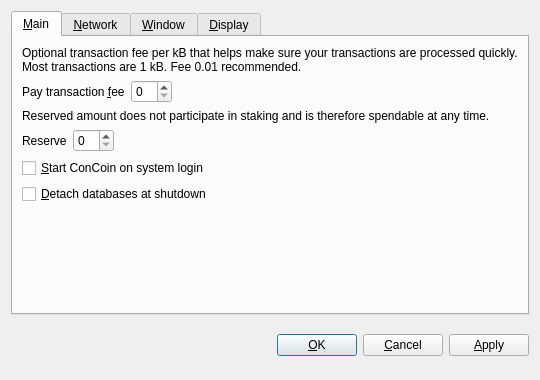
<?xml version="1.0" encoding="UTF-8"?>
<ui version="4.0">
 <class>OptionsDialog</class>
 <widget class="QDialog" name="OptionsDialog">
  <property name="geometry">
   <rect>
    <x>0</x>
    <y>0</y>
    <width>540</width>
    <height>380</height>
   </rect>
  </property>
  <property name="windowTitle">
   <string>Options</string>
  </property>
  <property name="modal">
   <bool>true</bool>
  </property>
  <layout class="QVBoxLayout" name="verticalLayout">
   <item>
    <widget class="QTabWidget" name="tabWidget">
     <property name="tabPosition">
      <enum>QTabWidget::North</enum>
     </property>
     <property name="currentIndex">
      <number>0</number>
     </property>
     <widget class="QWidget" name="tabMain">
      <attribute name="title">
       <string>&amp;Main</string>
      </attribute>
      <layout class="QVBoxLayout" name="verticalLayout_Main">
       <item>
        <widget class="QLabel" name="transactionFeeInfoLabel">
         <property name="text">
          <string>Optional transaction fee per kB that helps make sure your transactions are processed quickly. Most transactions are 1 kB. Fee 0.01 recommended.</string>
         </property>
         <property name="textFormat">
          <enum>Qt::PlainText</enum>
         </property>
         <property name="wordWrap">
          <bool>true</bool>
         </property>
        </widget>
       </item>
       <item>
        <layout class="QHBoxLayout" name="horizontalLayoutFee">
         <item>
          <widget class="QLabel" name="transactionFeeLabel">
           <property name="text">
            <string>Pay transaction &amp;fee</string>
           </property>
           <property name="textFormat">
            <enum>Qt::PlainText</enum>
           </property>
           <property name="buddy">
            <cstring>transactionFee</cstring>
           </property>
          </widget>
         </item>
         <item>
          <widget class="BitcoinAmountField" name="transactionFee"/>
         </item>
         <item>
          <spacer name="horizontalSpacerFee">
           <property name="orientation">
            <enum>Qt::Horizontal</enum>
           </property>
           <property name="sizeHint" stdset="0">
            <size>
             <width>40</width>
             <height>20</height>
            </size>
           </property>
          </spacer>
         </item>
        </layout>
       </item>
       <item>
        <widget class="QLabel" name="reserveBalanceInfoLabel">
         <property name="text">
          <string>Reserved amount does not participate in staking and is therefore spendable at any time.</string>
         </property>
         <property name="textFormat">
          <enum>Qt::PlainText</enum>
         </property>
         <property name="wordWrap">
          <bool>true</bool>
         </property>
        </widget>
       </item>
       <item>
        <layout class="QHBoxLayout" name="horizontalLayoutReserveBalance">
         <item>
          <widget class="QLabel" name="reserveBalanceLabel">
           <property name="text">
            <string>Reserve</string>
           </property>
           <property name="textFormat">
            <enum>Qt::PlainText</enum>
           </property>
           <property name="buddy">
            <cstring>reserveBalance</cstring>
           </property>
          </widget>
         </item>
         <item>
          <widget class="BitcoinAmountField" name="reserveBalance"/>
         </item>
         <item>
          <spacer name="horizontalSpacerReserveBalance">
           <property name="orientation">
            <enum>Qt::Horizontal</enum>
           </property>
           <property name="sizeHint" stdset="0">
            <size>
             <width>40</width>
             <height>20</height>
            </size>
           </property>
          </spacer>
         </item>
        </layout>
       </item>
       <item>
        <widget class="QCheckBox" name="bitcoinAtStartup">
         <property name="toolTip">
          <string>Automatically start ConCoin after logging in to the system.</string>
         </property>
         <property name="text">
          <string>&amp;Start ConCoin on system login</string>
         </property>
        </widget>
       </item>
       <item>
        <widget class="QCheckBox" name="detachDatabases">
         <property name="toolTip">
          <string>Detach block and address databases at shutdown. This means they can be moved to another data directory, but it slows down shutdown. The wallet is always detached.</string>
         </property>
         <property name="text">
          <string>&amp;Detach databases at shutdown</string>
         </property>
        </widget>
       </item>
       <item>
        <spacer name="verticalSpacer_Main">
         <property name="orientation">
          <enum>Qt::Vertical</enum>
         </property>
         <property name="sizeHint" stdset="0">
          <size>
           <width>20</width>
           <height>40</height>
          </size>
         </property>
        </spacer>
       </item>
      </layout>
     </widget>
     <widget class="QWidget" name="tabNetwork">
      <attribute name="title">
       <string>&amp;Network</string>
      </attribute>
      <layout class="QVBoxLayout" name="verticalLayout_Network">
       <item>
        <widget class="QCheckBox" name="mapPortUpnp">
         <property name="toolTip">
          <string>Automatically open the ConCoin client port on the router. This only works when your router supports UPnP and it is enabled.</string>
         </property>
         <property name="text">
          <string>Map port using &amp;UPnP</string>
         </property>
        </widget>
       </item>
       <item>
        <widget class="QCheckBox" name="connectSocks">
         <property name="toolTip">
          <string>Connect to the ConCoin network through a SOCKS proxy (e.g. when connecting through Tor).</string>
         </property>
         <property name="text">
          <string>&amp;Connect through SOCKS proxy:</string>
         </property>
        </widget>
       </item>
       <item>
        <layout class="QHBoxLayout" name="horizontalLayout_Network">
         <item>
          <widget class="QLabel" name="proxyIpLabel">
           <property name="text">
            <string>Proxy &amp;IP:</string>
           </property>
           <property name="textFormat">
            <enum>Qt::PlainText</enum>
           </property>
           <property name="buddy">
            <cstring>proxyIp</cstring>
           </property>
          </widget>
         </item>
         <item>
          <widget class="QValidatedLineEdit" name="proxyIp">
           <property name="maximumSize">
            <size>
             <width>140</width>
             <height>16777215</height>
            </size>
           </property>
           <property name="toolTip">
            <string>IP address of the proxy (e.g. 127.0.0.1)</string>
           </property>
          </widget>
         </item>
         <item>
          <widget class="QLabel" name="proxyPortLabel">
           <property name="text">
            <string>&amp;Port:</string>
           </property>
           <property name="textFormat">
            <enum>Qt::PlainText</enum>
           </property>
           <property name="buddy">
            <cstring>proxyPort</cstring>
           </property>
          </widget>
         </item>
         <item>
          <widget class="QLineEdit" name="proxyPort">
           <property name="maximumSize">
            <size>
             <width>55</width>
             <height>16777215</height>
            </size>
           </property>
           <property name="toolTip">
            <string>Port of the proxy (e.g. 9050)</string>
           </property>
          </widget>
         </item>
         <item>
          <widget class="QLabel" name="socksVersionLabel">
           <property name="text">
            <string>SOCKS &amp;Version:</string>
           </property>
           <property name="textFormat">
            <enum>Qt::PlainText</enum>
           </property>
           <property name="buddy">
            <cstring>socksVersion</cstring>
           </property>
          </widget>
         </item>
         <item>
          <widget class="QValueComboBox" name="socksVersion">
           <property name="toolTip">
            <string>SOCKS version of the proxy (e.g. 5)</string>
           </property>
          </widget>
         </item>
         <item>
          <spacer name="horizontalSpacer_Network">
           <property name="orientation">
            <enum>Qt::Horizontal</enum>
           </property>
           <property name="sizeHint" stdset="0">
            <size>
             <width>40</width>
             <height>20</height>
            </size>
           </property>
          </spacer>
         </item>
        </layout>
       </item>
       <item>
        <spacer name="verticalSpacer_Network">
         <property name="orientation">
          <enum>Qt::Vertical</enum>
         </property>
         <property name="sizeHint" stdset="0">
          <size>
           <width>20</width>
           <height>40</height>
          </size>
         </property>
        </spacer>
       </item>
      </layout>
     </widget>
     <widget class="QWidget" name="tabWindow">
      <attribute name="title">
       <string>&amp;Window</string>
      </attribute>
      <layout class="QVBoxLayout" name="verticalLayout_Window">
       <item>
        <widget class="QCheckBox" name="minimizeToTray">
         <property name="toolTip">
          <string>Show only a tray icon after minimizing the window.</string>
         </property>
         <property name="text">
          <string>&amp;Minimize to the tray instead of the taskbar</string>
         </property>
        </widget>
       </item>
       <item>
        <widget class="QCheckBox" name="minimizeOnClose">
         <property name="toolTip">
          <string>Minimize instead of exit the application when the window is closed. When this option is enabled, the application will be closed only after selecting Quit in the menu.</string>
         </property>
         <property name="text">
          <string>M&amp;inimize on close</string>
         </property>
        </widget>
       </item>
       <item>
        <spacer name="verticalSpacer_Window">
         <property name="orientation">
          <enum>Qt::Vertical</enum>
         </property>
         <property name="sizeHint" stdset="0">
          <size>
           <width>20</width>
           <height>40</height>
          </size>
         </property>
        </spacer>
       </item>
      </layout>
     </widget>
     <widget class="QWidget" name="tabDisplay">
      <attribute name="title">
       <string>&amp;Display</string>
      </attribute>
      <layout class="QVBoxLayout" name="verticalLayout_Display">
       <item>
        <layout class="QHBoxLayout" name="horizontalLayout_1_Display">
         <item>
          <widget class="QLabel" name="langLabel">
           <property name="text">
            <string>User Interface &amp;language:</string>
           </property>
           <property name="textFormat">
            <enum>Qt::PlainText</enum>
           </property>
           <property name="buddy">
            <cstring>lang</cstring>
           </property>
          </widget>
         </item>
         <item>
          <widget class="QValueComboBox" name="lang">
           <property name="toolTip">
            <string>The user interface language can be set here. This setting will take effect after restarting ConCoin.</string>
           </property>
          </widget>
         </item>
        </layout>
       </item>
       <item>
        <layout class="QHBoxLayout" name="horizontalLayout_2_Display">
         <item>
          <widget class="QLabel" name="unitLabel">
           <property name="text">
            <string>&amp;Unit to show amounts in:</string>
           </property>
           <property name="textFormat">
            <enum>Qt::PlainText</enum>
           </property>
           <property name="buddy">
            <cstring>unit</cstring>
           </property>
          </widget>
         </item>
         <item>
          <widget class="QValueComboBox" name="unit">
           <property name="toolTip">
            <string>Choose the default subdivision unit to show in the interface and when sending coins.</string>
           </property>
          </widget>
         </item>
        </layout>
       </item>
       <item>
        <widget class="QCheckBox" name="displayAddresses">
         <property name="toolTip">
          <string>Whether to show ConCoin addresses in the transaction list or not.</string>
         </property>
         <property name="text">
          <string>&amp;Display addresses in transaction list</string>
         </property>
        </widget>
       </item>
       <item>
        <widget class="QCheckBox" name="coinControlFeatures">
         <property name="toolTip">
          <string>Whether to show coin control features or not.</string>
         </property>
         <property name="text">
          <string>Display coin &amp;control features (experts only!)</string>
         </property>
        </widget>
       </item>
       <item>
        <spacer name="verticalSpacer_Display">
         <property name="orientation">
          <enum>Qt::Vertical</enum>
         </property>
         <property name="sizeHint" stdset="0">
          <size>
           <width>20</width>
           <height>40</height>
          </size>
         </property>
        </spacer>
       </item>
      </layout>
     </widget>
    </widget>
   </item>
   <item>
    <layout class="QHBoxLayout" name="horizontalLayout_Buttons">
     <item>
      <spacer name="horizontalSpacer_1">
       <property name="orientation">
        <enum>Qt::Horizontal</enum>
       </property>
       <property name="sizeHint" stdset="0">
        <size>
         <width>40</width>
         <height>48</height>
        </size>
       </property>
      </spacer>
     </item>
     <item>
      <widget class="QLabel" name="statusLabel">
       <property name="font">
        <font>
         <weight>75</weight>
         <bold>true</bold>
        </font>
       </property>
       <property name="text">
        <string/>
       </property>
       <property name="textFormat">
        <enum>Qt::PlainText</enum>
       </property>
       <property name="wordWrap">
        <bool>true</bool>
       </property>
      </widget>
     </item>
     <item>
      <spacer name="horizontalSpacer_2">
       <property name="orientation">
        <enum>Qt::Horizontal</enum>
       </property>
       <property name="sizeHint" stdset="0">
        <size>
         <width>40</width>
         <height>48</height>
        </size>
       </property>
      </spacer>
     </item>
     <item>
      <widget class="QPushButton" name="okButton">
       <property name="text">
        <string>&amp;OK</string>
       </property>
      </widget>
     </item>
     <item>
      <widget class="QPushButton" name="cancelButton">
       <property name="text">
        <string>&amp;Cancel</string>
       </property>
       <property name="autoDefault">
        <bool>false</bool>
       </property>
      </widget>
     </item>
     <item>
      <widget class="QPushButton" name="applyButton">
       <property name="text">
        <string>&amp;Apply</string>
       </property>
       <property name="autoDefault">
        <bool>false</bool>
       </property>
      </widget>
     </item>
    </layout>
   </item>
  </layout>
 </widget>
 <customwidgets>
  <customwidget>
   <class>BitcoinAmountField</class>
   <extends>QSpinBox</extends>
   <header>bitcoinamountfield.h</header>
  </customwidget>
  <customwidget>
   <class>QValueComboBox</class>
   <extends>QComboBox</extends>
   <header>qvaluecombobox.h</header>
  </customwidget>
  <customwidget>
   <class>QValidatedLineEdit</class>
   <extends>QLineEdit</extends>
   <header>qvalidatedlineedit.h</header>
  </customwidget>
 </customwidgets>
 <resources/>
 <connections/>
</ui>
